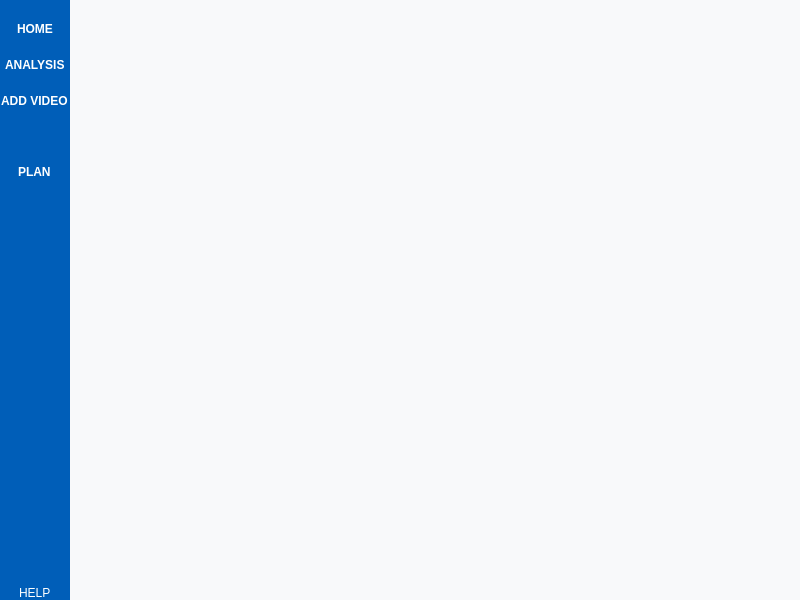
<?xml version="1.0" encoding="UTF-8"?>
<ui version="4.0">
 <class>MainWindow</class>
 <widget class="QMainWindow" name="MainWindow">
  <property name="geometry">
   <rect>
    <x>0</x>
    <y>0</y>
    <width>800</width>
    <height>600</height>
   </rect>
  </property>
  <property name="minimumSize">
   <size>
    <width>800</width>
    <height>600</height>
   </size>
  </property>
  <property name="windowTitle">
   <string>MainWindow</string>
  </property>
  <property name="styleSheet">
   <string notr="true">QMainWindow{
	background-color: #f8f9fa;

}</string>
  </property>
  <widget class="QWidget" name="main_frame">
   <layout class="QHBoxLayout" name="horizontalLayout">
    <property name="spacing">
     <number>0</number>
    </property>
    <property name="leftMargin">
     <number>0</number>
    </property>
    <property name="topMargin">
     <number>0</number>
    </property>
    <property name="rightMargin">
     <number>0</number>
    </property>
    <property name="bottomMargin">
     <number>0</number>
    </property>
    <item>
     <widget class="QFrame" name="side_nav">
      <property name="enabled">
       <bool>true</bool>
      </property>
      <property name="sizePolicy">
       <sizepolicy hsizetype="Preferred" vsizetype="Preferred">
        <horstretch>0</horstretch>
        <verstretch>0</verstretch>
       </sizepolicy>
      </property>
      <property name="minimumSize">
       <size>
        <width>70</width>
        <height>70</height>
       </size>
      </property>
      <property name="maximumSize">
       <size>
        <width>70</width>
        <height>16777215</height>
       </size>
      </property>
      <property name="font">
       <font>
        <weight>50</weight>
        <bold>false</bold>
       </font>
      </property>
      <property name="mouseTracking">
       <bool>false</bool>
      </property>
      <property name="styleSheet">
       <string notr="true">QFrame{
	background-color: #005EB8;

}</string>
      </property>
      <property name="frameShape">
       <enum>QFrame::NoFrame</enum>
      </property>
      <property name="frameShadow">
       <enum>QFrame::Plain</enum>
      </property>
      <layout class="QVBoxLayout" name="verticalLayout">
       <property name="spacing">
        <number>0</number>
       </property>
       <property name="leftMargin">
        <number>0</number>
       </property>
       <property name="topMargin">
        <number>0</number>
       </property>
       <property name="rightMargin">
        <number>0</number>
       </property>
       <property name="bottomMargin">
        <number>0</number>
       </property>
       <item>
        <widget class="QFrame" name="frame">
         <property name="frameShape">
          <enum>QFrame::NoFrame</enum>
         </property>
         <property name="frameShadow">
          <enum>QFrame::Raised</enum>
         </property>
         <property name="lineWidth">
          <number>0</number>
         </property>
         <layout class="QVBoxLayout" name="verticalLayout_2">
          <property name="spacing">
           <number>0</number>
          </property>
          <property name="leftMargin">
           <number>0</number>
          </property>
          <property name="topMargin">
           <number>0</number>
          </property>
          <property name="rightMargin">
           <number>0</number>
          </property>
          <property name="bottomMargin">
           <number>0</number>
          </property>
          <item>
           <widget class="QPushButton" name="home_button">
            <property name="text">
             <string/>
            </property>
            <property name="icon">
             <iconset>
              <normaloff>:/icons/home.png</normaloff>:/icons/home.png</iconset>
            </property>
            <property name="iconSize">
             <size>
              <width>49</width>
              <height>49</height>
             </size>
            </property>
            <property name="autoDefault">
             <bool>false</bool>
            </property>
            <property name="flat">
             <bool>true</bool>
            </property>
           </widget>
          </item>
          <item alignment="Qt::AlignHCenter">
           <widget class="QLabel" name="label">
            <property name="font">
             <font>
              <family>Arial</family>
              <pointsize>9</pointsize>
              <weight>75</weight>
              <bold>true</bold>
             </font>
            </property>
            <property name="styleSheet">
             <string notr="true">color: rgb(255, 255, 255);</string>
            </property>
            <property name="text">
             <string>HOME</string>
            </property>
           </widget>
          </item>
          <item>
           <widget class="QPushButton" name="progress_button">
            <property name="text">
             <string/>
            </property>
            <property name="icon">
             <iconset>
              <normaloff>:/icons/progress.png</normaloff>:/icons/progress.png</iconset>
            </property>
            <property name="iconSize">
             <size>
              <width>49</width>
              <height>49</height>
             </size>
            </property>
            <property name="flat">
             <bool>true</bool>
            </property>
           </widget>
          </item>
          <item alignment="Qt::AlignHCenter">
           <widget class="QLabel" name="label_2">
            <property name="font">
             <font>
              <family>Arial</family>
              <pointsize>9</pointsize>
              <weight>75</weight>
              <bold>true</bold>
             </font>
            </property>
            <property name="styleSheet">
             <string notr="true">color: rgb(255, 255, 255);</string>
            </property>
            <property name="text">
             <string>ANALYSIS</string>
            </property>
           </widget>
          </item>
          <item>
           <widget class="QPushButton" name="addvideo_button">
            <property name="text">
             <string/>
            </property>
            <property name="icon">
             <iconset>
              <normaloff>:/icons/icon-addvideo.png</normaloff>:/icons/icon-addvideo.png</iconset>
            </property>
            <property name="iconSize">
             <size>
              <width>49</width>
              <height>49</height>
             </size>
            </property>
            <property name="flat">
             <bool>true</bool>
            </property>
           </widget>
          </item>
         </layout>
        </widget>
       </item>
       <item alignment="Qt::AlignHCenter">
        <widget class="QLabel" name="label_3">
         <property name="font">
          <font>
           <family>Arial</family>
           <pointsize>9</pointsize>
           <weight>75</weight>
           <bold>true</bold>
          </font>
         </property>
         <property name="styleSheet">
          <string notr="true">color: rgb(255, 255, 255);</string>
         </property>
         <property name="text">
          <string>ADD VIDEO</string>
         </property>
        </widget>
       </item>
       <item>
        <widget class="QPushButton" name="plan_button">
         <property name="minimumSize">
          <size>
           <width>0</width>
           <height>57</height>
          </size>
         </property>
         <property name="styleSheet">
          <string notr="true">background-color: rgb(0, 94, 184);
border:none;</string>
         </property>
         <property name="text">
          <string/>
         </property>
         <property name="icon">
          <iconset>
           <normaloff>:/icons/plan.png</normaloff>:/icons/plan.png</iconset>
         </property>
         <property name="iconSize">
          <size>
           <width>49</width>
           <height>49</height>
          </size>
         </property>
        </widget>
       </item>
       <item alignment="Qt::AlignHCenter">
        <widget class="QLabel" name="label_5">
         <property name="font">
          <font>
           <family>Arial</family>
           <pointsize>9</pointsize>
           <weight>75</weight>
           <italic>false</italic>
           <bold>true</bold>
          </font>
         </property>
         <property name="styleSheet">
          <string notr="true">color: rgb(255, 255, 255);
</string>
         </property>
         <property name="text">
          <string>PLAN</string>
         </property>
        </widget>
       </item>
       <item>
        <spacer name="verticalSpacer">
         <property name="orientation">
          <enum>Qt::Vertical</enum>
         </property>
         <property name="sizeHint" stdset="0">
          <size>
           <width>20</width>
           <height>40</height>
          </size>
         </property>
        </spacer>
       </item>
       <item>
        <widget class="QPushButton" name="info_button">
         <property name="minimumSize">
          <size>
           <width>0</width>
           <height>57</height>
          </size>
         </property>
         <property name="styleSheet">
          <string notr="true">background-color: rgb(0, 94, 184);
border:none;</string>
         </property>
         <property name="text">
          <string/>
         </property>
         <property name="icon">
          <iconset>
           <normaloff>:/icons/info.png</normaloff>:/icons/info.png</iconset>
         </property>
         <property name="iconSize">
          <size>
           <width>49</width>
           <height>49</height>
          </size>
         </property>
        </widget>
       </item>
       <item alignment="Qt::AlignHCenter">
        <widget class="QLabel" name="label_4">
         <property name="styleSheet">
          <string notr="true">color: rgb(255, 255, 255);
font: Bold 9pt &quot;Arial&quot;;</string>
         </property>
         <property name="text">
          <string>HELP</string>
         </property>
        </widget>
       </item>
      </layout>
     </widget>
    </item>
    <item>
     <widget class="QFrame" name="pages_frame">
      <property name="frameShape">
       <enum>QFrame::NoFrame</enum>
      </property>
      <property name="frameShadow">
       <enum>QFrame::Raised</enum>
      </property>
      <layout class="QVBoxLayout" name="pages_layout">
       <property name="spacing">
        <number>0</number>
       </property>
       <property name="leftMargin">
        <number>0</number>
       </property>
       <property name="topMargin">
        <number>0</number>
       </property>
       <property name="rightMargin">
        <number>0</number>
       </property>
       <property name="bottomMargin">
        <number>0</number>
       </property>
      </layout>
     </widget>
    </item>
    <item>
     <widget class="QFrame" name="exercise_frame">
      <property name="frameShape">
       <enum>QFrame::NoFrame</enum>
      </property>
      <property name="frameShadow">
       <enum>QFrame::Plain</enum>
      </property>
      <property name="lineWidth">
       <number>0</number>
      </property>
      <layout class="QHBoxLayout" name="exercise_layout">
       <property name="spacing">
        <number>0</number>
       </property>
       <property name="leftMargin">
        <number>0</number>
       </property>
       <property name="topMargin">
        <number>0</number>
       </property>
       <property name="rightMargin">
        <number>0</number>
       </property>
       <property name="bottomMargin">
        <number>0</number>
       </property>
      </layout>
     </widget>
    </item>
   </layout>
  </widget>
 </widget>
 <resources>
  <include location="../../res.qrc"/>
 </resources>
 <connections/>
</ui>
